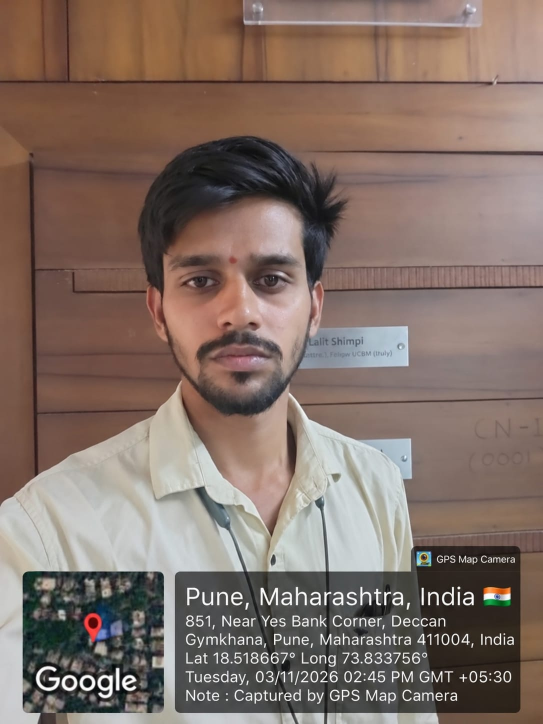
#> input picture reference.jpeg, 1086 x 1448 px (shown at 1/2 size)
$ python verify_visual_overlay.py
#> lines starting #> are read from the running program, lines starting #| are printed output that depends on the picture; after the words box and inside, x2 and y2 are one past the last pixel; in counts of white or black regions, pixels touching at a corner belong together
"""
Visual Verification Script for High-Precision GPS Photograph Overlay Engine.
Renders the reference layout and compares it against reference.jpeg.
"""
from PIL import Image, ImageDraw, ImageFont
import numpy as np

def render_reference_overlay():
    # 1. Load reference photo
    base_img = Image.open('reference.jpeg').convert('RGBA')
    w, h = base_img.size
#> w = 1086; h = 1448
    print(f"Base photo dimensions: {w} x {h}")
#| Base photo dimensions: 1086 x 1448

    scale = w / 1086.0
#> scale = 1

    # 2. Dimensions matching OverlayConfig.createReferencePreset()
    h_margin = int(0.04144 * 1086 * scale) # 45px
#> h_margin = 45
    b_margin = int(0.01520 * 1448 * scale) # 22px
#> b_margin = 22
    gap = int(0.02026 * 1086 * scale)      # 22px
#> gap = 22
    map_w = int(0.26059 * 1086 * scale)    # 283px
#> map_w = 283
    map_h = map_w                          # 283px
#> map_h = 283
    panel_w = int(0.63628 * 1086 * scale)  # 691px
#> panel_w = 691
    panel_h = map_h                        # 283px
#> panel_h = 283
    corner_r = int(0.01473 * 1086 * scale) # 16px
#> corner_r = 15

    map_left = h_margin
#> map_left = 45
    map_bottom = h - b_margin
#> map_bottom = 1426
    map_top = map_bottom - map_h
#> map_top = 1143
    map_right = map_left + map_w
#> map_right = 328

    panel_left = map_right + gap
    panel_right = panel_left + panel_w
    panel_top = map_top
    panel_bottom = map_bottom

    # 3. Create overlay drawing surface
    overlay = Image.new('RGBA', (w, h), (0, 0, 0, 0))
#> overlay: PIL image 1086x1448 RGBA; every value is 0
    draw = ImageDraw.Draw(overlay)

    # 4. Draw Main Panel (Translucent Black ~62% opacity)
    panel_bg_color = (12, 12, 12, int(0.62 * 255))
    draw.rounded_rectangle(
        [panel_left, panel_top, panel_right, panel_bottom],
        radius=corner_r,
        fill=panel_bg_color
    )

    # 5. Draw Badge at top-right
    badge_w = int(0.20074 * 1086 * scale) # 218px
    badge_h = int(0.06906 * 1086 * scale) # 75px
    badge_right = panel_right
    badge_left = badge_right - badge_w
    badge_bottom = panel_top
    badge_top = badge_bottom - badge_h

    # Rounded top corners, square bottom
    badge_mask = Image.new('L', (badge_w, badge_h), 0)
#> badge_mask: PIL image 218x74 L; every value is 0
    b_draw = ImageDraw.Draw(badge_mask)
    b_draw.rounded_rectangle([0, 0, badge_w, badge_h * 2], radius=corner_r, fill=255)
    badge_surface = Image.new('RGBA', (badge_w, badge_h), panel_bg_color)
    badge_surface.putalpha(badge_mask)
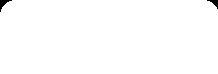
#> badge_mask: PIL image 218x74 L; 99.4% white; 2 black regions, box (x1, y1, x2, y2) and area: (0, 0, 12, 12) 53, (207, 0, 218, 9) 41
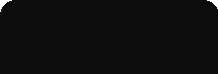
#> badge_surface: PIL image 218x74 RGBA; mean R, G, B, A 12, 12, 12, 253.5; transparent parts drawn white
    overlay.paste(badge_surface, (badge_left, badge_top), badge_surface)
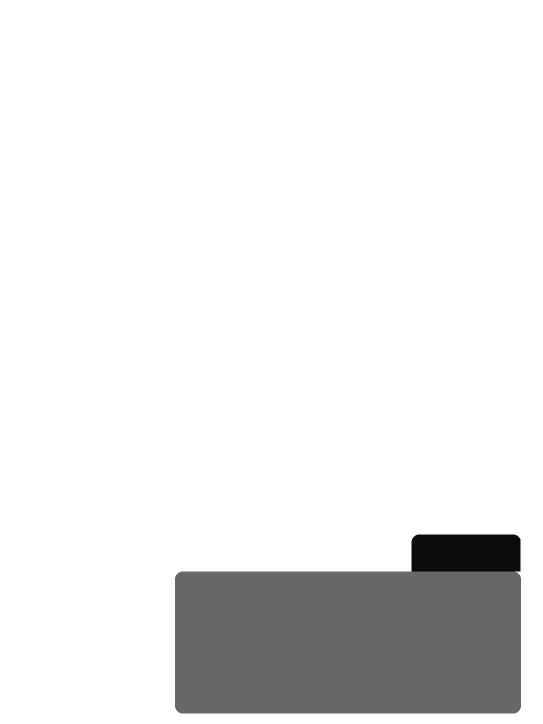
#> overlay: PIL image 1086x1448 RGBA (shown at 1/2 size); mean R, G, B, A 1.6, 1.6, 1.6, 22.3; transparent parts drawn white

    # Composite overlay on top of base image
    result = Image.alpha_composite(base_img, overlay)
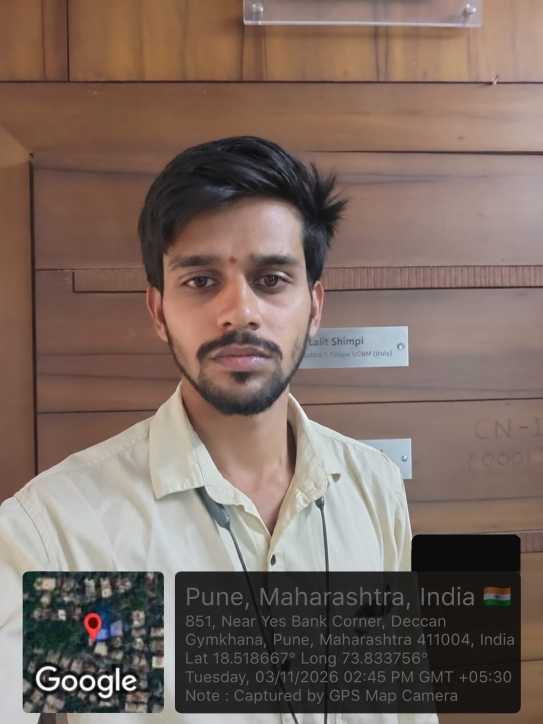
#> result: PIL image 1086x1448 RGBA (shown at 1/2 size); mean R, G, B, A 124.3, 106.3, 97.7, 255
    result.convert('RGB').save('rendered_layout_test.png')
    print("Rendered layout test saved to rendered_layout_test.png")

if __name__ == '__main__':
    render_reference_overlay()

$ run again, with line1.png saved as reference.jpeg
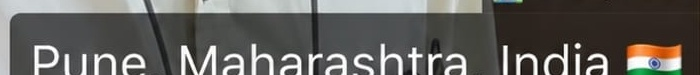
#> input picture line1.png, 700 x 75 px
#| Base photo dimensions: 700 x 75
#> in render_reference_overlay, `overlay.paste(badge_surface, (badge_left, badge_top), badge_surface)`:
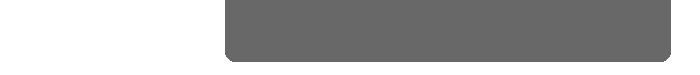
#> overlay: PIL image 700x75 RGBA; mean R, G, B, A 6.3, 6.3, 6.3, 83.1; transparent parts drawn white
#> in render_reference_overlay, `result = Image.alpha_composite(base_img, overlay)`:
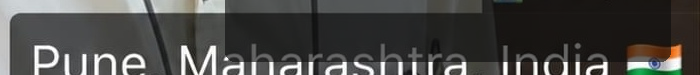
#> result: PIL image 700x75 RGBA; mean R, G, B, A 73.1, 72.7, 70.4, 255
